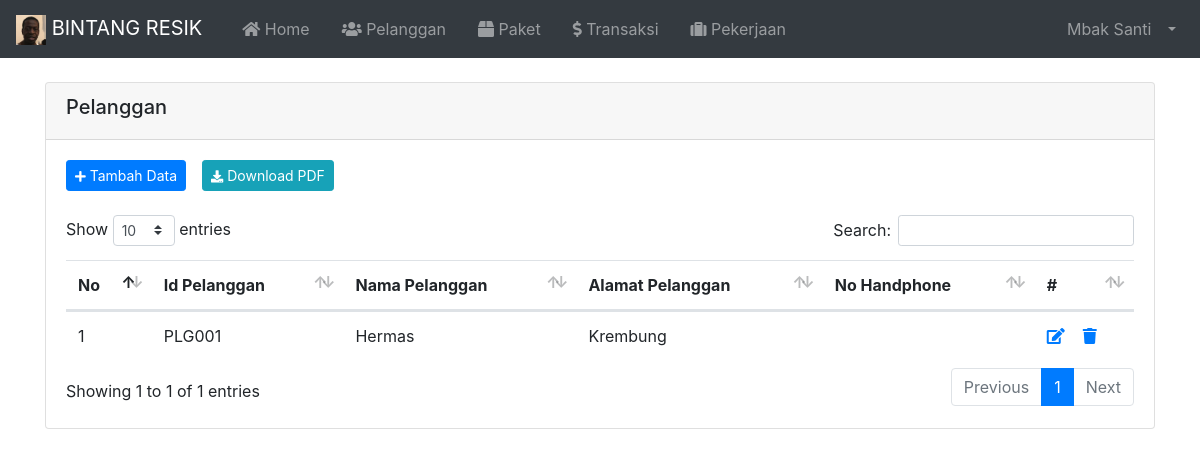
The app's page /index.php?page=Pelanggan (signed in) with its own data.
### tables this page shows
CREATE TABLE `tbl_karyawan` (
  `id` int(11) NOT NULL,
  `nama` varchar(100) NOT NULL,
  `username` varchar(30) NOT NULL,
  `password` varchar(255) NOT NULL,
  `email` varchar(255) NOT NULL,
  `no_hp` varchar(20) NOT NULL,
  `alamat` varchar(100) NOT NULL,
  `catatan` varchar(255) NOT NULL,
  `image` varchar(255) NOT NULL,
  `role` varchar(20) NOT NULL
);

CREATE TABLE `tbl_pelanggan` (
  `id` varchar(10) NOT NULL,
  `nama` varchar(100) NOT NULL,
  `alamat` varchar(255) NOT NULL,
  `no_hp` varchar(20) NOT NULL
);

### index.php (called while the page is built, shortened)
<?php
  require 'load/config.php';
  require 'load/function.php';
?>
<?php require_once 'header.php'; ?>
<?php require 'content.php'; ?>
<?php require_once 'footer.php'; ?>

### load/function.php (called while the page is built, shortened)
<?php
  require 'config.php';
  function viewDatas( $query ) {
    global $koneksi;
    $result = mysqli_query($koneksi, $query);
    $rows = [];
      while ($row = mysqli_fetch_assoc($result)) {
        $rows[] = $row;
      }
    return $rows;
  }
  function viewAllData($tabel) {
    global $koneksi;
    $query = "SELECT * FROM $tabel ORDER BY id DESC";
    $result = mysqli_query($koneksi, $query);
    $rows = [];
      while ($row = mysqli_fetch_assoc($result)) {
        $rows[] = $row;
      }
    return $rows;
  }
?>

### page/pelanggan/pelanggan.php (the view, shortened to what this page needs)
<div class="container">
  <div class="card mt-4 mb-4">
    <div class="card-header">
      <h5>Pelanggan</h5>
    </div>
    <div class="card-body">
      <div class="d-flex justify-content-start mb-4">
        <a href="?page=TambahPelanggan" type="button" class="btn btn-sm btn-primary mr-3"><i class="fas fa-plus fa-sm text-white"></i> Tambah Data</a>
        <a href="page/pelanggan/laporanpelanggan.php" target="_blank" type="button" class="btn btn-sm btn-info mr-3"><i class="fas fa-download fa-sm text-white"></i> Download PDF</a>
      </div>
      <table id="dataTables" class="table table-hover">
        <thead>
          <tr>
            <th>No</th>
            <th>Id Pelanggan</th>
            <th>Nama Pelanggan</th>
            <th>Alamat Pelanggan</th>
            <th>No Handphone</th>
            <th>#</th>
          </tr>
        </thead>
        <tbody>
          <?php $no = 1; ?>
          <?php $pelanggan = viewAllData("tbl_pelanggan"); ?>
          <?php foreach($pelanggan as $data) : ?>
          <tr>
            <td><?= $no++;?></td>
            <td><?= $data['id']; ?></td>
            <td><?= $data['nama']; ?></td>
            <td><?= $data['alamat']; ?></td>
            <td><?= $data['no_hp']; ?></td>
            <td>
              <a href="?page=EditPelanggan&id=<?php echo $data['id']; ?>">
                <span class="fas fa-edit"></span>
              </a>
              <?php
                $id = $data['id'];
                $result = viewDatas("SELECT * FROM `tbl_transaksi` WHERE tbl_transaksi.id_pelanggan = '$id'");
                if ( count($result) > 0 ) { ?>
                <a href="#"
                  onclick="return confirm('Data sedang digunakan');">
                  <span class="fas fa-trash"></span>
              <?php } else { ?>
                <a href="?page=HapusPelanggan&id=<?php echo $data['id']; ?>"
                  onclick="return confirm('Yakin ingin hapus <?= $data['nama']; ?>');">
                  <span class="fas fa-trash"></span>
              <?php } ?>
            </td>
          </tr>
          <?php endforeach; ?>
        </tbody>
      </table>
    </div>
  </div>
</div>

### header.php (shortened to what this page needs)
<?php
  $id = $_SESSION['id'];
  $result = mysqli_query($koneksi, "SELECT * FROM tbl_karyawan WHERE id = '$id'");
  $user = mysqli_fetch_assoc($result);
?>
<!DOCTYPE html>
<html lang="en">
<head>
	<link rel="stylesheet" href="asset/vendor/bootstrap-4.5.3/css/bootstrap.min.css">
	<link rel="stylesheet" href="asset/vendor/fontawesome/css/all.min.css">
	<link rel="stylesheet" href="asset/vendor/datatables-b4/datatables.min.css">
</head>
<body>
	<nav class="navbar navbar-expand-lg navbar-dark bg-dark">
		<a class="navbar-brand" href="index.php">
			<img src="asset/img/logo.png" width="30" height="30" alt="">
			BINTANG RESIK
		</a>
		<div class="collapse navbar-collapse" id="navbarSupportedContent">
			<ul class="navbar-nav mr-auto">
				<li class="nav-item ml-3">
					<a class="nav-link" href="index.php"><i class="fas fa-home"></i> Home<span class="sr-only">(current)</span></a>
				</li>
				<li class="nav-item ml-3">
					<a class="nav-link" href="?page=Pelanggan"><i class="fas fa-users"></i> Pelanggan</a>
				</li>
				<li class="nav-item ml-3">
					<a class="nav-link" href="?page=Paket"><i class="fas fa-box"></i> Paket</a>
				</li>
				<li class="nav-item ml-3">
					<a class="nav-link " href="?page=Transaksi"><i class="fas fa-dollar-sign"></i> Transaksi</a>
				</li>
				<?php if($user['role']=='Karyawan'): ?>
				<li class="nav-item ml-3">
					<a class="nav-link" href="?page=Pekerjaan"><i class="fas fa-suitcase"></i> Pekerjaan</a>
				</li>
				<?php endif; ?>
			</ul>
			<ul class="navbar-nav ml-auto">
				<li class="nav-item dropdown">
					<a class="nav-link dropdown-toggle" href="#" id="userDropdown" role="button" data-toggle="dropdown"
						aria-haspopup="true" aria-expanded="false">
						<span class="mr-2 d-none d-lg-inline"><?= $user['nama']; ?></span>
					</a>
				</li>
			</ul>
		</div>
	</nav>

### records on screen
tbl_karyawan: nama "Mbak Santi"
tbl_pelanggan: id "PLG001", nama "Hermas", alamat "Krembung"
